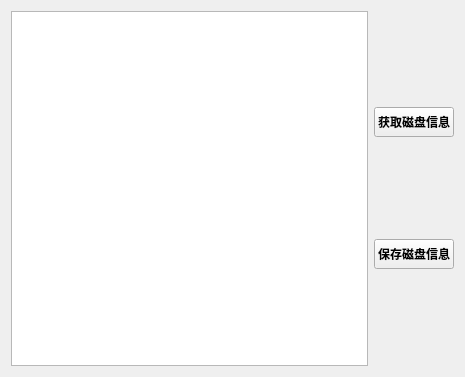
<?xml version="1.0" encoding="UTF-8"?>
<ui version="4.0">
 <class>Widget</class>
 <widget class="QWidget" name="Widget">
  <property name="geometry">
   <rect>
    <x>0</x>
    <y>0</y>
    <width>465</width>
    <height>377</height>
   </rect>
  </property>
  <property name="windowTitle">
   <string>Widget</string>
  </property>
  <layout class="QHBoxLayout" name="horizontalLayout">
   <item>
    <widget class="QTextEdit" name="textEdit"/>
   </item>
   <item>
    <layout class="QVBoxLayout" name="verticalLayout">
     <item>
      <widget class="QPushButton" name="pushButtonGetDiskInfo">
       <property name="minimumSize">
        <size>
         <width>0</width>
         <height>30</height>
        </size>
       </property>
       <property name="font">
        <font>
         <bold>true</bold>
        </font>
       </property>
       <property name="text">
        <string>获取磁盘信息</string>
       </property>
      </widget>
     </item>
     <item>
      <widget class="QPushButton" name="pushButtonSaveDiskInfo">
       <property name="minimumSize">
        <size>
         <width>0</width>
         <height>30</height>
        </size>
       </property>
       <property name="font">
        <font>
         <bold>true</bold>
        </font>
       </property>
       <property name="text">
        <string>保存磁盘信息</string>
       </property>
      </widget>
     </item>
    </layout>
   </item>
  </layout>
 </widget>
 <resources/>
 <connections/>
</ui>
